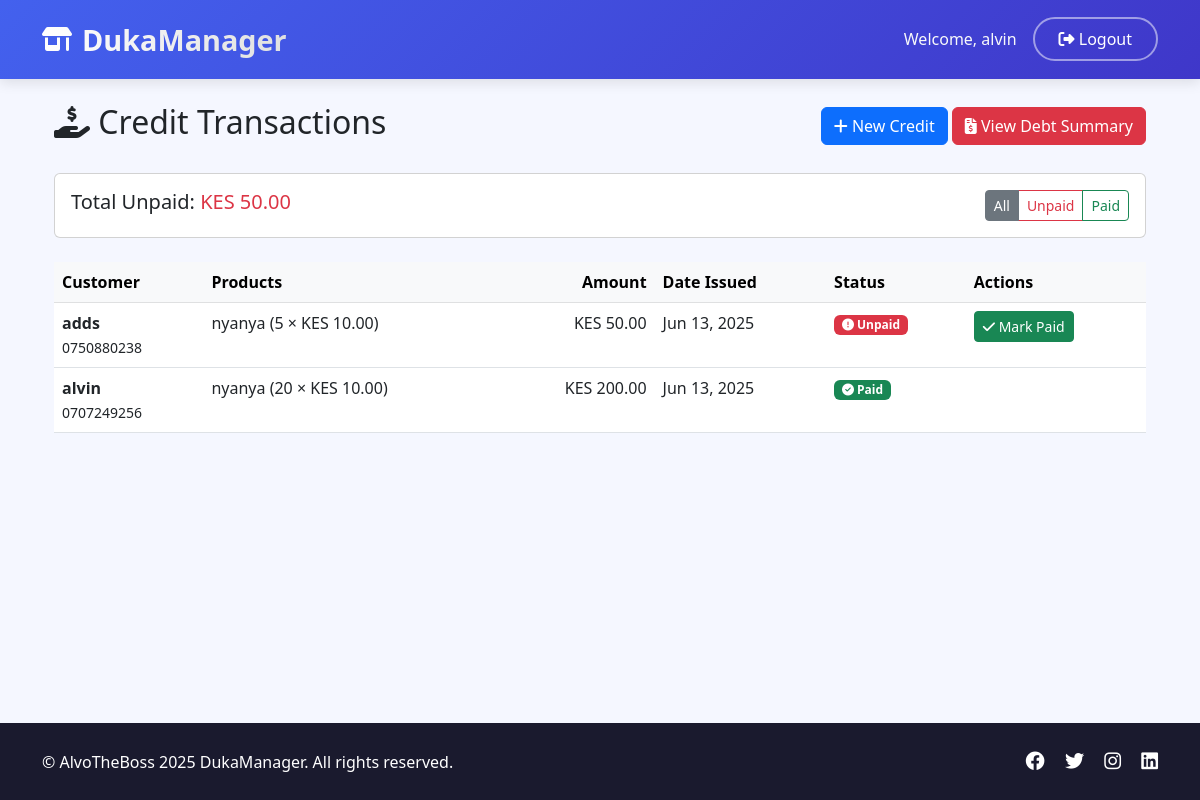
Page /credits/ (signed in) on the committed database.
### inventory/models.py (models this page shows, shortened)
class User(AbstractUser):
    phone = models.CharField(max_length=15, unique=True, null=True, blank=True)
    email = models.EmailField(unique=True, blank=False)  # Make email required

class Credit(models.Model):
    customer_name = models.CharField(max_length=100)
    phone = models.CharField(max_length=15, blank=True, null=True)
    amount = models.DecimalField(max_digits=10, decimal_places=2, default=0)
    is_paid = models.BooleanField(default=False)
    date_issued = models.DateTimeField(auto_now_add=True)
    created_by = models.ForeignKey(User, on_delete=models.SET_NULL, null=True, blank=True)
    date_paid = models.DateTimeField(null=True, blank=True)
    approved_by = models.ForeignKey(
        User,
        on_delete=models.SET_NULL,
        null=True,
        blank=True,
        related_name='approved_credits'
    )
    notes = models.TextField(blank=True, null=True)

class CreditItem(models.Model):
    credit = models.ForeignKey(Credit, on_delete=models.CASCADE, related_name='items')
    product = models.ForeignKey(Product, on_delete=models.CASCADE)
    quantity = models.PositiveIntegerField()
    unit_price = models.DecimalField(max_digits=10, decimal_places=2)

class Product(models.Model):
    name = models.CharField(max_length=100)
    category = models.CharField(max_length=100, blank=True)
    quantity = models.PositiveIntegerField()
    cost_price = models.DecimalField(max_digits=10, decimal_places=2)
    selling_price = models.DecimalField(max_digits=10, decimal_places=2)
    added_on = models.DateTimeField(auto_now_add=True)

### inventory/views.py (the view)
# urls.py: path('credits/', views.credit_list, name='credit_list'),  # Add this line
@login_required
def credit_list(request):
    credits = Credit.objects.all().prefetch_related('items__product').order_by('-date_issued')
    if status := request.GET.get('status'):
        credits = credits.filter(is_paid=(status == 'paid'))
    if customer := request.GET.get('customer'):
        credits = credits.filter(customer_name__icontains=customer)
    return render(request, 'inventory/credit_list.html', {
        'credits': credits,
        'total_unpaid': Credit.objects.filter(is_paid=False).aggregate(total=Sum('amount'))['total'] or 0
    })

### inventory/templates/inventory/credit_list.html (shortened to what this page needs)
{% extends 'inventory/base.html' %}
{% block content %}
<div class="container mt-4">
    <div class="d-flex justify-content-between align-items-center mb-4">
        <h2>
            <i class="fas fa-hand-holding-usd"></i> Credit Transactions
        </h2>
        <div>
            <a href="{% url 'issue_credit' %}" class="btn btn-primary">
                <i class="fas fa-plus"></i> New Credit
            </a>
            <a href="{% url 'debt_summary' %}" class="btn btn-danger">
                <i class="fas fa-file-invoice-dollar"></i> View Debt Summary
            </a>
        </div>
    </div>
    <div class="card mb-4">
        <div class="card-body">
            <div class="row">
                <div class="col-md-6">
                    <h5 class="mb-0">Total Unpaid: <span class="text-danger">KES {{ total_unpaid|floatformat:2 }}</span></h5>
                </div>
                <div class="col-md-6 text-end">
                    <div class="btn-group">
                        <a href="?status=all" class="btn btn-sm btn-outline-secondary {% if not request.GET.status or request.GET.status == 'all' %}active{% endif %}">
                            All
                        </a>
                        <a href="?status=unpaid" class="btn btn-sm btn-outline-danger {% if request.GET.status == 'unpaid' %}active{% endif %}">
                            Unpaid
                        </a>
                        <a href="?status=paid" class="btn btn-sm btn-outline-success {% if request.GET.status == 'paid' %}active{% endif %}">
                            Paid
                        </a>
                    </div>
                </div>
            </div>
        </div>
    </div>
    <div class="table-responsive">
        <table class="table table-hover">
            <thead class="table-light">
                <tr>
                    <th>Customer</th>
                    <th>Products</th>
                    <th class="text-end">Amount</th>
                    <th>Date Issued</th>
                    <th>Status</th>
                    <th>Actions</th>
                </tr>
            </thead>
            <tbody>
                {% for credit in credits %}
                <tr>
                    <td>
                        <strong>{{ credit.customer_name }}</strong>
                        {% if credit.phone %}<br><small>{{ credit.phone }}</small>{% endif %}
                    </td>
                    <td>
                        {% for item in credit.items.all %}
                            {{ item.product.name }} ({{ item.quantity }} × KES {{ item.unit_price|floatformat:2 }})<br>
                        {% endfor %}
                    </td>
                    <td class="text-end">KES {{ credit.amount|floatformat:2 }}</td>
                    <td>{{ credit.date_issued|date:"M d, Y" }}</td>
                    <td>
                        {% if credit.is_paid %}
                            <span class="badge bg-success">
                                <i class="fas fa-check-circle"></i> Paid
                            </span>
                        {% else %}
                            <span class="badge bg-danger">
                                <i class="fas fa-exclamation-circle"></i> Unpaid
                            </span>
                        {% endif %}
                    </td>
                    <td>
                        {% if not credit.is_paid %}
                        <a href="{% url 'mark_credit_paid' credit.id %}" class="btn btn-sm btn-success">
                            <i class="fas fa-check"></i> Mark Paid
                        </a>
                        {% endif %}
                    </td>
                </tr>
                {% endfor %}
            </tbody>
        </table>
    </div>
</div>
{% endblock %}

### inventory/templates/inventory/base.html (shortened to what this page needs)
<!DOCTYPE html>
<html lang="en">
<head>
    <link rel="stylesheet" href="https://cdn.jsdelivr.net/npm/bootstrap@5.3.0/dist/css/bootstrap.min.css">
    <link rel="stylesheet" href="https://cdnjs.cloudflare.com/ajax/libs/font-awesome/6.4.0/css/all.min.css">
</head>
<body>
    <nav class="navbar navbar-expand-lg navbar-dark">
        <div class="container">
            <a class="navbar-brand" href="{% url 'dashboard' %}">
                <i class="fas fa-store-alt"></i>DukaManager
            </a>
            {% if user.is_authenticated %}
                <div class="d-flex align-items-center">
                    <span class="text-light me-3 d-none d-sm-inline">Welcome, {{ user.username }}</span>
                    <a class="btn btn-outline-light" href="{% url 'register' %}">
                        <i class="fas fa-sign-out-alt"></i> Logout
                    </a>
                </div>
            {% else %}
                <a class="btn btn-outline-light" href="{% url 'login' %}">
                    <i class="fas fa-sign-in-alt"></i> Login
                </a>
            {% endif %}
        </div>
    </nav>
    <div class="container">
        {% block content %}{% endblock %}
    </div>
    <footer>
        <div class="container">
            <div class="footer-content">
                <div class="copyright">
                    &copy; AlvoTheBoss 2025 DukaManager. All rights reserved.
                </div>
                <div class="social-links">
                    <a href="#"><i class="fab fa-facebook"></i></a>
                    <a href="#"><i class="fab fa-twitter"></i></a>
                    <a href="#"><i class="fab fa-instagram"></i></a>
                    <a href="#"><i class="fab fa-linkedin"></i></a>
                </div>
            </div>
        </div>
    </footer>
</body>
</html>

### inventory/templates/inventory/base.html (style rules this page uses)
:root { --primary-color: #4361ee; --secondary-color: #3f37c9; --accent-color: #4cc9f0; --dark-color: #1a1a2e; --light-color: #f8f9fa; }
body { background-color: #f5f7ff; font-family: 'Segoe UI', Tahoma, Geneva, Verdana, sans-serif; min-height: 100vh; display: flex; flex-direction: column; }
.navbar { background: linear-gradient(135deg, var(--primary-color), var(--secondary-color)); box-shadow: 0 4px 12px rgba(0, 0, 0, 0.1); padding: 0.8rem 0; }
.navbar-brand { font-weight: 700; font-size: 1.8rem; background: linear-gradient(to right, #fff, #e0e0e0); -webkit-background-clip: text; -webkit-text-fill-color: transparent; display: flex; align-items: center; transition: all 0.3s ease; }
.navbar-brand i { margin-right: 10px; font-size: 1.5rem; }
.btn-outline-light { border: 2px solid rgba(255, 255, 255, 0.5); color: white; font-weight: 500; border-radius: 50px; padding: 0.5rem 1.5rem; transition: all 0.3s ease; }
.container { flex: 1; }
footer { background: var(--dark-color); color: white; padding: 1.5rem 0; margin-top: 3rem; }
.footer-content { display: flex; justify-content: space-between; align-items: center; }
.social-links a { color: white; font-size: 1.2rem; margin-left: 1rem; transition: all 0.3s ease; }

### rows in the picture
User: username "alvin"
Credit: customer_name "adds", phone "0750880238", amount "50.00", date_issued "Jun 13, 2025", is_paid False (drawn)
CreditItem: product.name "nyanya", quantity "5", unit_price "10.00"
Credit: customer_name "alvin", phone "0707249256", amount "200.00", date_issued "Jun 13, 2025", is_paid True (drawn)
CreditItem: product.name "nyanya", quantity "20", unit_price "10.00"

### other values in the picture
{{ total_unpaid|floatformat:2 }} "50.00"
